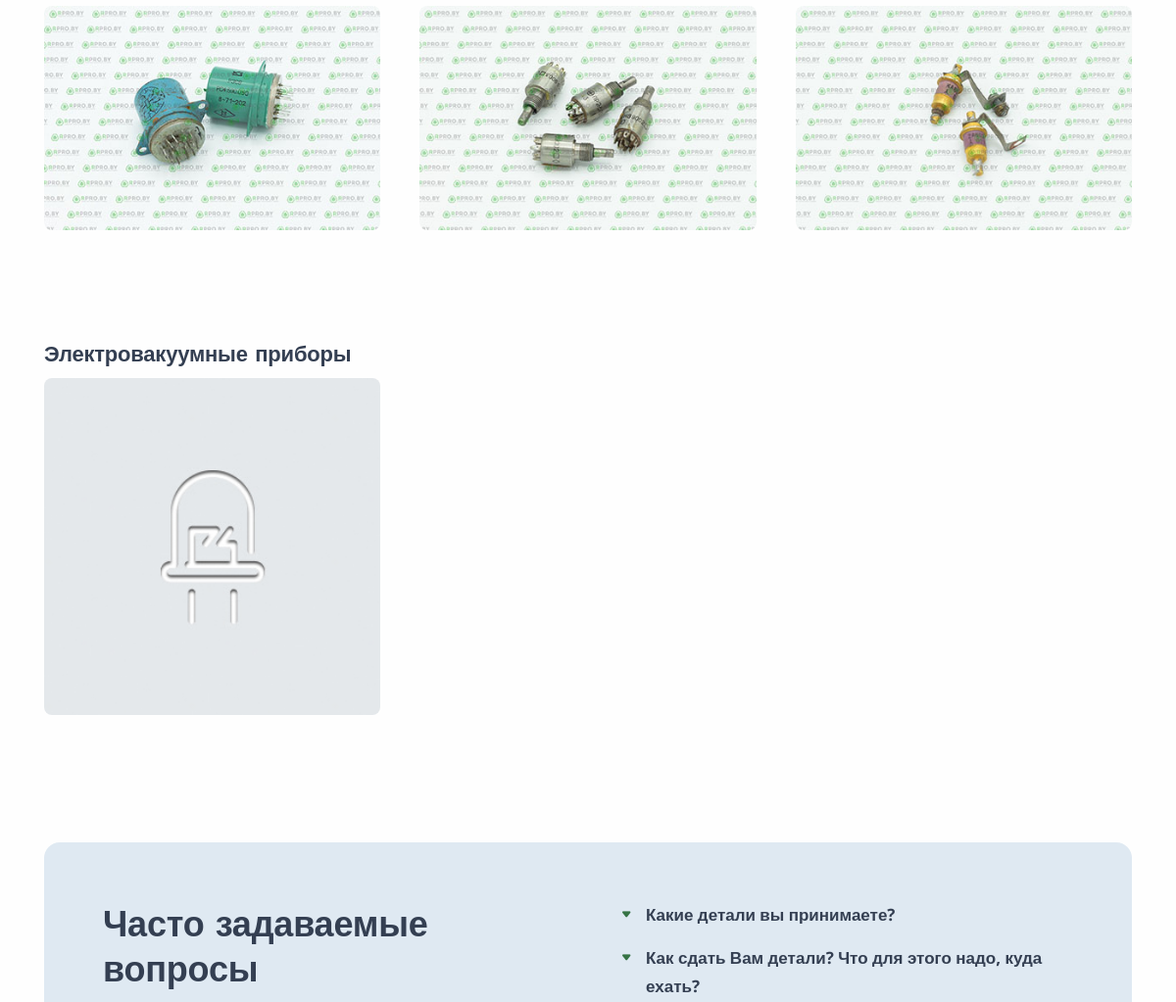
The app's page /category/ (middle part), older data.
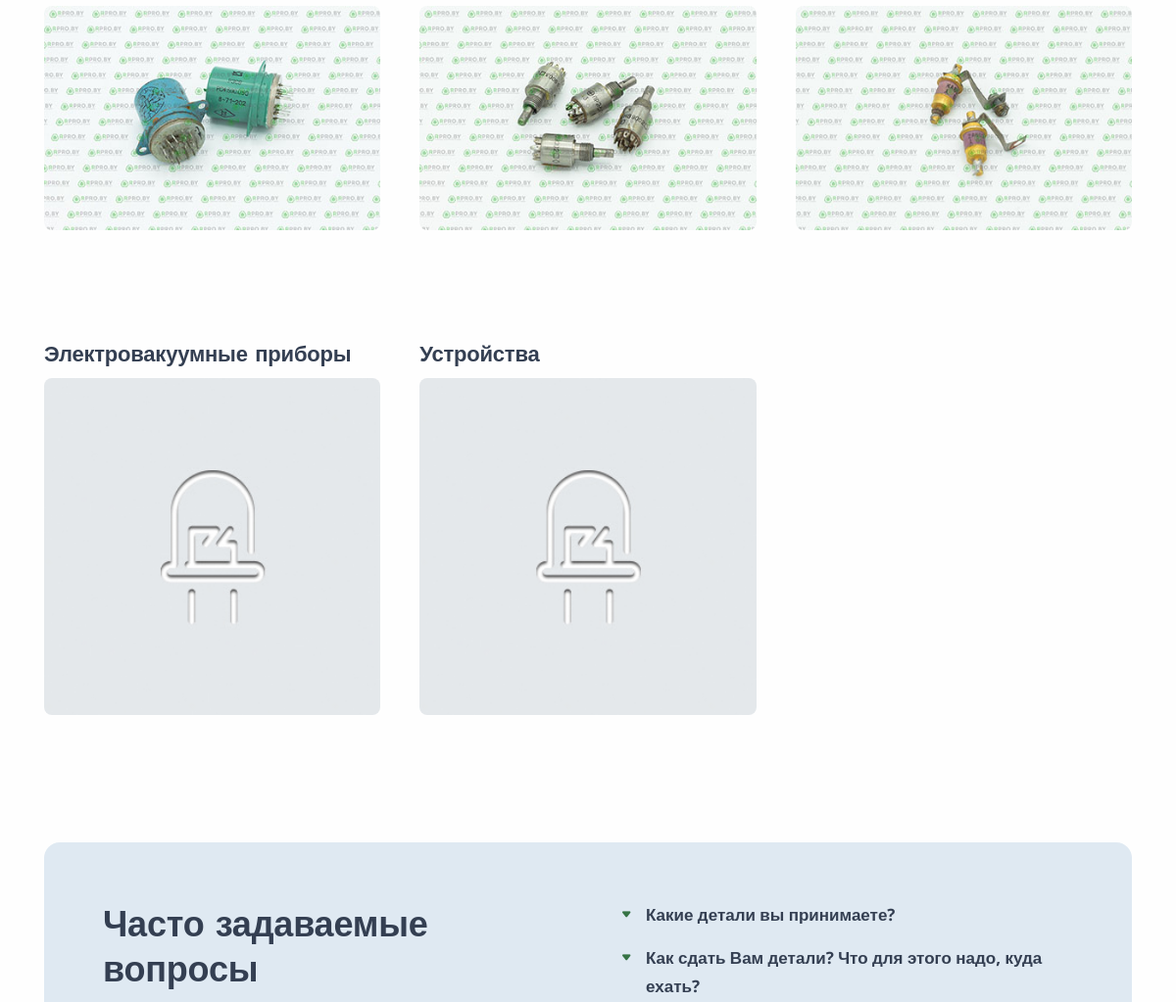
The same page, newer data.
### recycle/models.py (models this page shows, shortened)
class Category(models.Model):
    cat_name = models.CharField('Название категории продукта', max_length=200)
    cat_slug = models.CharField('URL', max_length=200, default='slug' + str(datetime.datetime.now()))
    cat_title = models.CharField('Заголовок title', max_length=200, blank=True)
    cat_metadesc = models.CharField('Описание description', max_length=300, blank=True)
    cat_short_desc = models.TextField('Короткое описание', blank=True)
    cat_desc = models.TextField('Полное описание', blank=True)
    cat_image = models.ImageField('Изображение категории', default='placeholder.jpg')

### recycle/views.py (the view)
# urls.py: path('category/', views.CategoryView.as_view(), name='category'),
class CategoryView(View):
    def get(self, request):
        categorys = Category.objects.all()
        return render(request, 'categorys.html', {'categorys': categorys})

### RPRO/baseprocessor.py (called while the page is built)
def custom_proc(request):
    stock = False
    articles = Article.objects.all()
    for article in articles:
        if article.isStock == True:
            stock = True
    return {'stock': stock}

### templates/categorys.html (shortened to what this page needs)
{% extends 'base.html' %}
{% load static %}
{% block content %}
<div class="content-wrapper">
		<section class="wrapper bg-light">
			<div class="container pb-10 pt-10">
				<div class="grid grid-view projects-masonry">
					<div class="row gx-md-8 gy-10 gy-md-13 isotope">
                        {% for category in categorys %}
						<div class="project item col-md-6 col-xl-4 product">
                        <div class="post-header">
									<div class="post-title h3">{{ category.cat_name }}</div>
								</div>
							<figure class="lift rounded mb-6"><a href={% url 'products' cat_slug=category.cat_slug %}> <img src={{ category.cat_image.url }} alt="" /></a></figure>
						</div>
                        {% endfor %}
					</div>
				</div>
			</div>
		</section>
<section class="wrapper bg-light wrapper-border">
			<div class="container py-10">
				<div class="card bg-soft-primary rounded-4">
					<div class="card-body p-md-10 p-xl-11">
						<div class="row gx-lg-8 gx-xl-12 gy-10">
							<div class="col-lg-6">
								<h2 class="display-4 mb-4">Часто задаваемые вопросы</h2>
							</div>
							<div class="col-lg-6">
								<div class="accordion accordion-wrapper" id="accordionExample">
									<div class="card plain accordion-item">
										<div class="card-header" id="headingOne">
											<button class="collapsed" data-bs-toggle="collapse" data-bs-target="#collapseOne" aria-expanded="true" aria-controls="collapseOne">Какие детали вы принимаете?</button>
										</div>
									</div>
									<div class="card plain accordion-item">
										<div class="card-header" id="headingTwo">
											<button class="collapsed" data-bs-toggle="collapse" data-bs-target="#collapseTwo" aria-expanded="false" aria-controls="collapseTwo">Как сдать Вам детали? Что для этого надо, куда ехать?</button>
										</div>
									</div>
								</div>
							</div>
						</div>
					</div>
				</div>
			</div>
		</section>
	</div>
{% endblock %}

Row changes from the older to the newer data that the page shows:
added Category: cat_name "Устройства", cat_image (placeholder picture)
